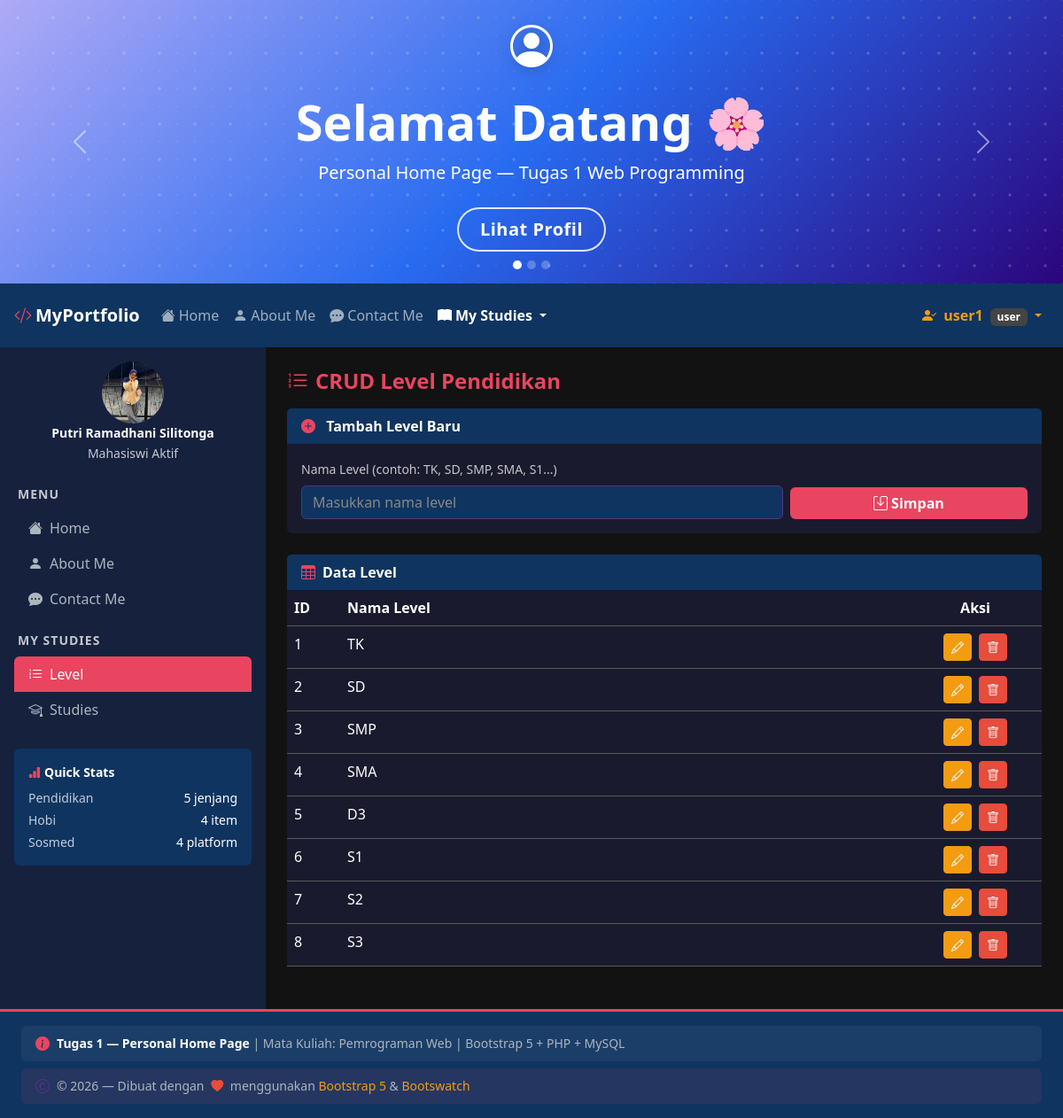
Page /index.php?page=level (signed in) on the committed database.
### tables this page shows
CREATE TABLE IF NOT EXISTS level (
    id INT AUTO_INCREMENT PRIMARY KEY,
    nama VARCHAR(100) NOT NULL
);

### pages/level.php (the view, shortened to what this page needs)
<?php
$editData = null;
$levels = $conn->query("SELECT * FROM level ORDER BY id ASC");
?>
<div class="mb-4">
    <h4 class="fw-bold mb-3" style="color:#e94560;">
        <i class="bi bi-list-ol me-2"></i>CRUD Level Pendidikan
    </h4>
    <div class="card border-0 mb-4" style="background:#1a1a2e; color:#fff;">
        <div class="card-header border-0 fw-bold" style="background:#0f3460; color:#fff;">
            <i class="bi bi-<?= $editData ? 'pencil' : 'plus-circle' ?>-fill me-2" style="color:#e94560;"></i>
            <?= $editData ? 'Edit Level' : 'Tambah Level Baru' ?>
        </div>
        <div class="card-body">
            <form method="POST" action="index.php?page=level" class="row g-2 align-items-end">
                <div class="col-md-8">
                    <label class="form-label small text-muted">Nama Level (contoh: TK, SD, SMP, SMA, S1...)</label>
                    <input type="text" name="nama" class="form-control"
                           style="background:#0f3460;border-color:#533483;color:#fff;"
                           value="<?= htmlspecialchars($editData['nama'] ?? '') ?>"
                           placeholder="Masukkan nama level" required>
                </div>
                <div class="col-md-4 d-flex gap-2">
                    <button type="submit" class="btn flex-fill fw-bold" style="background:#e94560;color:#fff;border:none;">
                        <i class="bi bi-save me-1"></i><?= $editData ? 'Update' : 'Simpan' ?>
                    </button>
                </div>
            </form>
        </div>
    </div>
    <div class="card border-0" style="background:#1a1a2e; color:#fff;">
        <div class="card-header border-0 fw-bold" style="background:#0f3460; color:#fff;">
            <i class="bi bi-table me-2" style="color:#e94560;"></i>Data Level
        </div>
        <div class="card-body p-0">
            <div class="table-responsive">
                <table class="table table-dark table-hover mb-0">
                    <thead style="background:#533483;">
                        <tr>
                            <th width="60">ID</th>
                            <th>Nama Level</th>
                            <th width="150" class="text-center">Aksi</th>
                        </tr>
                    </thead>
                    <tbody>
                    <?php if ($levels->num_rows > 0):
                        while ($row = $levels->fetch_assoc()): ?>
                        <tr>
                            <td><?= $row['id'] ?></td>
                            <td><?= htmlspecialchars($row['nama']) ?></td>
                            <td class="text-center">
                                <a href="index.php?page=level&edit=<?= $row['id'] ?>"
                                   class="btn btn-sm btn-warning me-1"><i class="bi bi-pencil"></i></a>
                                <a href="index.php?page=level&delete=<?= $row['id'] ?>"
                                   class="btn btn-sm btn-danger"
                                   onclick="return confirm('Hapus level ini?')"><i class="bi bi-trash"></i></a>
                            </td>
                        </tr>
                    <?php endwhile; else: ?>
                        <tr><td colspan="3" class="text-center text-muted py-4">Belum ada data level.</td></tr>
                    <?php endif; ?>
                    </tbody>
                </table>
            </div>
        </div>
    </div>
</div>

### index.php (style rules this page uses)
body { background-color: #121212; font-family: 'Segoe UI', sans-serif; }
.table-dark { --bs-table-bg: #1a1a2e; --bs-table-hover-bg: rgba(233,69,96,0.1); }

### rows in the picture
level: id "1", nama "TK"
level: id "2", nama "SD"
level: id "3", nama "SMP"
level: id "4", nama "SMA"
level: id "5", nama "D3"
level: id "6", nama "S1"
level: id "7", nama "S2"
level: id "8", nama "S3"

### other values in the picture
$_SESSION['username'] "user1"
$_SESSION['role'] "user"
